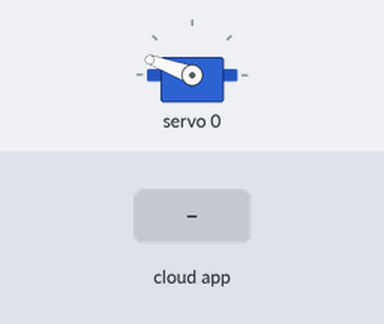
The sketch below on a simulated Arduino Uno, built with avr-gcc and run on an emulated ATmega328P. On the bench: servo. The inputs (shaded band) are chosen by the test bench. The RemoteXY app is connected.

Above: at 1.2 s.
1.3 s: the phone or cloud app sets switch_1 to 1
At 2.5 s:
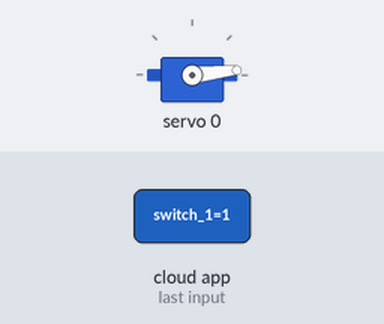
2.8 s: the phone or cloud app sets switch_1 to 0
At 3.7 s:
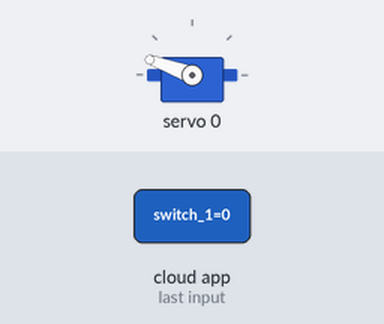
Timing chart, 0 to 5.8 s (numbered marks = the images above; inputs shaded):
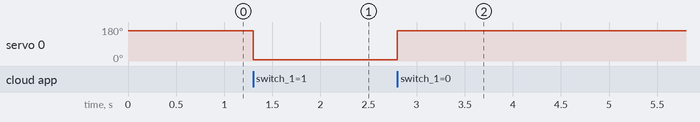

Measured:
- after the input at 1.3 s, servo 0: 160° → 6° at once
- after the input at 2.8 s, servo 0: 6° → 160° at once

The sketch:

bab_lock.ino
```cpp
// (licence header left out)
//////////////////////////////////////////////
//        RemoteXY include library          //
//////////////////////////////////////////////

// you can enable debug logging to Serial at 115200
//#define REMOTEXY__DEBUGLOG

// RemoteXY select connection mode and include library
#define REMOTEXY_MODE__SOFTSERIAL
#include <SoftwareSerial.h>

#include <RemoteXY.h>

#include <Adafruit_PWMServoDriver.h>

Adafruit_PWMServoDriver mutrs = Adafruit_PWMServoDriver();

#define servo1 0

// RemoteXY connection settings
#define REMOTEXY_SERIAL_RX 2
#define REMOTEXY_SERIAL_TX 3
#define REMOTEXY_SERIAL_SPEED 9600


// RemoteXY configurate
#pragma pack(push, 1)
uint8_t RemoteXY_CONF[] =   // 39 bytes
  { 255,1,0,0,0,32,0,16,206,1,2,0,20,38,22,11,37,24,31,31,
  79,78,0,79,70,70,0,129,0,24,30,12,6,17,76,111,99,107,0 };

// this structure defines all the variables and events of your control interface
struct {

    // input variables
  uint8_t switch_1; // =1 if switch ON and =0 if OFF

    // other variable
  uint8_t connect_flag;  // =1 if wire connected, else =0

} RemoteXY;
#pragma pack(pop)

/////////////////////////////////////////////
//           END RemoteXY include          //
/////////////////////////////////////////////


void setup()
{
  RemoteXY_Init ();


  Serial.begin(9600);
  mutrs.begin();
  mutrs.setPWMFreq(60);
  mutrs.setPWM(servo1, 0, 150);


}

void loop()
{
  RemoteXY_Handler ();


if (RemoteXY.switch_1 == 1) {
    mutrs.setPWM(servo1, 0, 150);
} else {
    mutrs.setPWM(servo1, 0, 540);
}


  // TODO you loop code
  // use the RemoteXY structure for data transfer
  // do not call delay(), use instead RemoteXY_delay()


}
```
